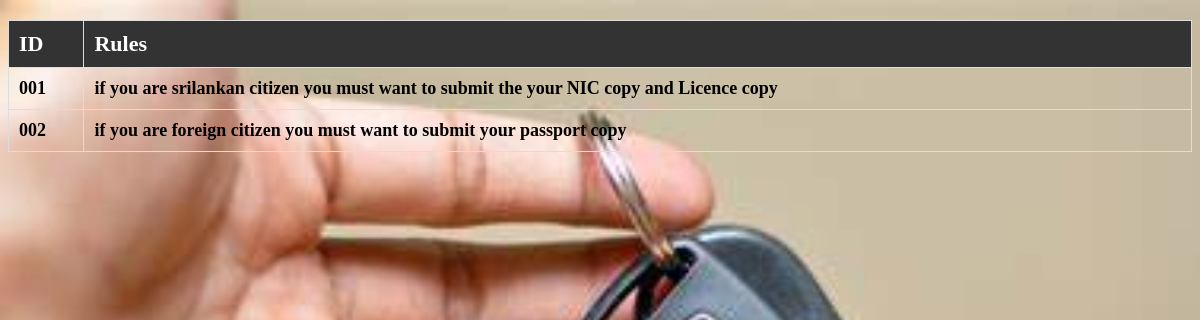
The page /rules.php on the database its author committed.
### tables this page shows
CREATE TABLE `rules` (
  `id` varchar(100) NOT NULL,
  `rule` mediumtext NOT NULL
);

### rules.php (the view, shortened to what this page needs)
<?php
include ("DBconnect.php");
?>
<html>
<head>
</head>
<body>
    <table border="1" width="80%" align="center">
        <tr>
            <th class="headth">ID</th>
            <th class="headth">Rules</th>
        </tr>
        <?php
        $checkEmail = "SELECT * FROM rules";
        $result1 = mysqli_query($con, $checkEmail);
        foreach ($result1 as $row):
            ?>
            <tr>
                <th class="bodyth"><?php echo $row["id"]; ?></th>
                <th class="bodyth"><?php echo $row["rule"]; ?></th>
            </tr>
        <?php endforeach ?>
    </table>
</body>
</html>

### rules.php (style rules this page uses)
body { background-color: #a8a8a8; background:url("images/OIP.jpg"); background-size:cover; background-position:center; }
table { width: 100%; border-collapse: collapse; margin: 20px auto; }
th, td { padding: 10px; text-align: left; border: 1px solid #ddd; }
.headth { font-size: 22px; font-weight: bold; background-color: #333; color: #fff; }
.bodyth { font-size: 18px; }

### rows shown on the page
rules: id "001", rule "if you are srilankan citizen you must want to submit the your NIC copy and Licence copy"
rules: id "002", rule "if you are foreign citizen you must want to submit your passport copy"
